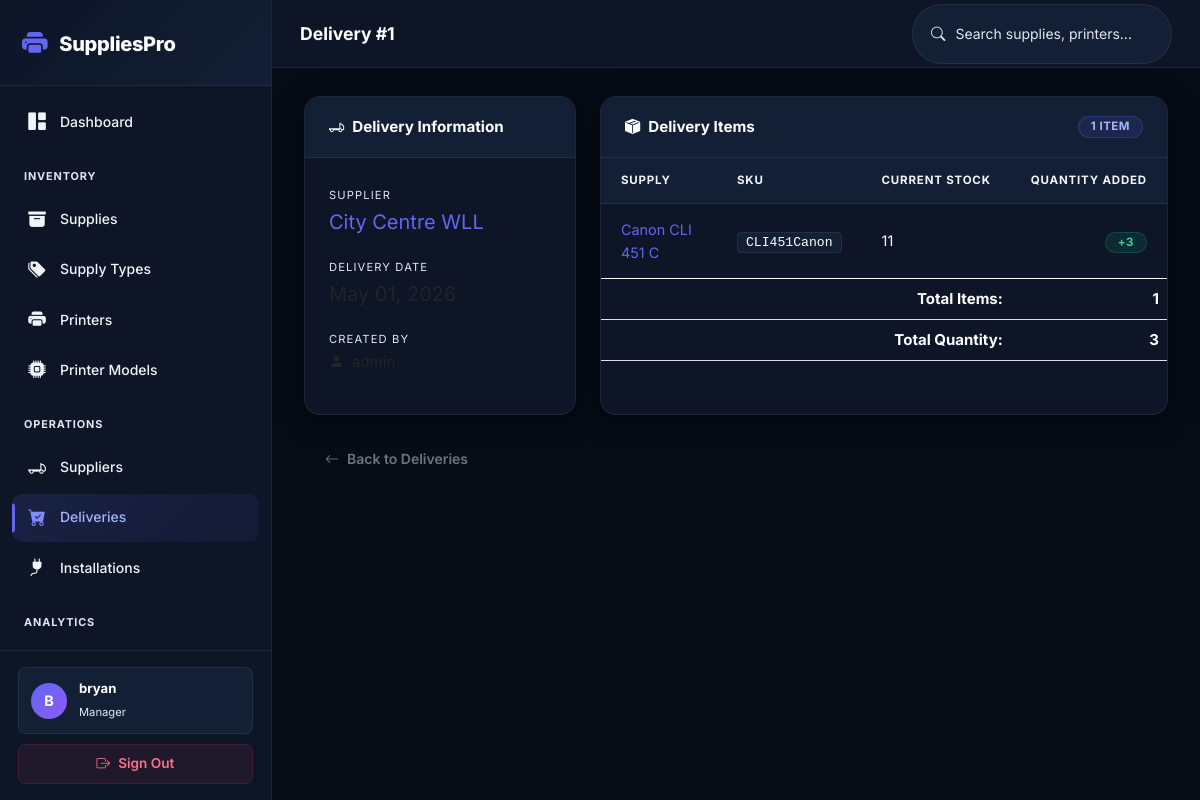
The app's page /deliveries/1/ (signed in) with its own data.
### inventory/models.py (models this page shows, shortened)
class User(AbstractUser):
    ROLE_CHOICES = [
        ('admin', 'Administrator'),
        ('manager', 'Manager'),
    ]
    role = models.CharField(max_length=20, choices=ROLE_CHOICES, default='manager')
    phone = models.CharField(max_length=20, blank=True)
    class Meta:
        verbose_name = 'User'
        verbose_name_plural = 'Users'

class Delivery(models.Model):
    supplier = models.ForeignKey(Supplier, on_delete=models.PROTECT)
    delivery_date = models.DateField()
    delivery_note = models.FileField(upload_to='delivery_notes/', blank=True, null=True)
    notes = models.TextField(blank=True)
    created_by = models.ForeignKey(User, on_delete=models.SET_NULL, null=True)
    created_at = models.DateTimeField(auto_now_add=True)
    updated_at = models.DateTimeField(auto_now=True)
    class Meta:
        ordering = ['-delivery_date']

class Supplier(models.Model):
    name = models.CharField(max_length=200)
    contact_name = models.CharField(max_length=200)
    email = models.EmailField()
    phone = models.CharField(max_length=20)
    address = models.TextField()
    is_active = models.BooleanField(default=True)
    created_at = models.DateTimeField(auto_now_add=True)
    updated_at = models.DateTimeField(auto_now=True)
    class Meta:
        ordering = ['name']
        constraints = [
            models.UniqueConstraint(fields=['name'], name='unique_supplier')
        ]

class DeliveryItem(models.Model):
    delivery = models.ForeignKey(Delivery, on_delete=models.CASCADE, related_name='items')
    supply = models.ForeignKey(Supply, on_delete=models.PROTECT)
    quantity = models.IntegerField(default=1, validators=[MinValueValidator(1)])
    class Meta:
        unique_together = ['delivery', 'supply']

class Supply(models.Model):
    STATUS_CHOICES = [
        ('out_of_stock', 'Out of Stock'),
        ('low_stock', 'Low Stock'),
        ('normal', 'Normal'),
        ('overstock', 'Overstock'),
    ]
    name = models.CharField(max_length=200)
    name_slug = models.CharField(max_length=200, null=True, blank=True)
    sku = models.CharField(max_length=100, unique=True)
    supply_type = models.ForeignKey(SupplyType, on_delete=models.SET_NULL, null=True, blank=True, related_name='supplies')
    description = models.TextField(blank=True)
    printer_models = models.ManyToManyField(PrinterModel, related_name='supplies')
    suppliers = models.ManyToManyField(Supplier, blank=True, related_name='supplies')
    current_stock = models.IntegerField(default=0, validators=[MinValueValidator(0)])
    low_stock_threshold = models.IntegerField(default=10, validators=[MinValueValidator(0)])
    max_stock_threshold = models.IntegerField(null=True, blank=True, validators=[MinValueValidator(1)])
    unit_price = models.DecimalField(max_digits=10, decimal_places=2, null=True, blank=True, validators=[MinValueValidator(Decimal('0.01'))])
    image = models.ImageField(upload_to='supplies/', blank=True, null=True)
    is_active = models.BooleanField(default=True)
    created_at = models.DateTimeField(auto_now_add=True)
    updated_at = models.DateTimeField(auto_now=True)
    class Meta:
        ordering = ['name']

### inventory/views.py (the view)
# urls.py: path('deliveries/<int:pk>/', views.DeliveryDetailView.as_view(), name='delivery_detail'),
class DeliveryDetailView(LoginRequiredMixin, DetailView):
    model = Delivery
    template_name = 'inventory/delivery_detail.html'
    context_object_name = 'delivery'
    def get_context_data(self, **kwargs):
        context = super().get_context_data(**kwargs)
        delivery = self.object
        context['total_quantity'] = sum(item.quantity for item in delivery.items.all())
        return context

### rbac/services.py (called while the page is built)
def get_user_permissions(user):
    if not user.is_authenticated:
        return set()
    cache_key = f'user_permissions_{user.pk}'
    permissions = cache.get(cache_key)
    if permissions is None:
        permissions = set()
        user_roles = Role.objects.filter(user_roles__user=user)
        for role in user_roles:
            for perm in role.permissions.all():
                permissions.add(perm.code)
        cache.set(cache_key, permissions, timeout=3600)
    return permissions

def get_user_roles(user):
    if not user.is_authenticated:
        return Role.objects.none()
    return Role.objects.filter(user_roles__user=user)

### templates/inventory/delivery_detail.html (shortened to what this page needs)
{% extends "base.html" %}
{% block page_title %}Delivery #{{ delivery.id }}{% endblock %}
{% block content %}
<div class="row g-4">
    <div class="col-lg-4">
        <div class="card h-100">
            <div class="card-header d-flex align-items-center gap-2">
                <i class="bi bi-truck-flatbed"></i>
                <span>Delivery Information</span>
            </div>
            <div class="card-body">
                <div class="mb-3">
                    <label class="text-uppercase text-muted small" style="font-size: 0.7rem; letter-spacing: 0.1em;">Supplier</label>
                    <p class="mb-0 fs-5">
                        <a href="{% url 'supplier_detail' delivery.supplier.pk %}" class="text-decoration-none">
                            {{ delivery.supplier.name }}
                        </a>
                    </p>
                </div>
                <div class="mb-3">
                    <label class="text-uppercase text-muted small" style="font-size: 0.7rem; letter-spacing: 0.1em;">Delivery Date</label>
                    <p class="mb-0 fs-5">{{ delivery.delivery_date|date:"F d, Y" }}</p>
                </div>
                <div class="mb-3">
                    <label class="text-uppercase text-muted small" style="font-size: 0.7rem; letter-spacing: 0.1em;">Created By</label>
                    <p class="mb-0">
                        <i class="bi bi-person-fill me-2"></i>{{ delivery.created_by.username }}
                    </p>
                </div>
            </div>
        </div>
    </div>
    <div class="col-lg-8">
        <div class="card h-100">
            <div class="card-header d-flex align-items-center justify-content-between">
                <div class="d-flex align-items-center gap-2">
                    <i class="bi bi-box-seam-fill"></i>
                    <span>Delivery Items</span>
                </div>
                <span class="badge badge-primary">{{ delivery.items.count }} item{{ delivery.items.count|pluralize }}</span>
            </div>
            <div class="card-body p-0">
                <div class="table-responsive">
                    <table class="table table-hover mb-0">
                        <thead>
                            <tr>
                                <th>Supply</th>
                                <th>SKU</th>
                                <th>Current Stock</th>
                                <th class="text-end">Quantity Added</th>
                            </tr>
                        </thead>
                        <tbody>
                            {% for item in delivery.items.all %}
                            <tr>
                                <td>
                                    <a href="{% url 'supply_detail' item.supply.pk %}" class="text-decoration-none fw-500">
                                        {{ item.supply.name }}
                                    </a>
                                </td>
                                <td><code class="text-white">{{ item.supply.sku }}</code></td>
                                <td>{{ item.supply.current_stock }}</td>
                                <td class="text-end">
                                    <span class="badge badge-success">+{{ item.quantity }}</span>
                                </td>
                            </tr>
                            {% endfor %}
                        </tbody>
                        <tfoot>
                            <tr class="table-light">
                                <td colspan="3" class="text-end fw-bold">Total Items:</td>
                                <td class="text-end fw-bold">{{ delivery.items.count }}</td>
                            </tr>
                            <tr class="table-light">
                                <td colspan="3" class="text-end fw-bold">Total Quantity:</td>
                                <td class="text-end fw-bold">{{ total_quantity }}</td>
                            </tr>
                        </tfoot>
                    </table>
                </div>
            </div>
        </div>
    </div>
</div>
<div class="mt-4">
    <a href="{% url 'delivery_list' %}" class="btn btn-outline-secondary">
        <i class="bi bi-arrow-left"></i> Back to Deliveries
    </a>
</div>
{% endblock %}

### templates/base.html (shortened to what this page needs)
{% load rbac %}
<!DOCTYPE html>
<html lang="en">
<head>
    <link href="https://cdn.jsdelivr.net/npm/bootstrap@5.3.0/dist/css/bootstrap.min.css" rel="stylesheet">
    <link rel="stylesheet" href="https://cdn.jsdelivr.net/npm/bootstrap-icons@1.11.0/font/bootstrap-icons.css">
    <link href="https://cdn.jsdelivr.net/npm/select2@4.1.0-rc.0/dist/css/select2.min.css" rel="stylesheet"/>
    <link href="https://cdn.jsdelivr.net/npm/select2-bootstrap-5-theme@1.3.0/dist/select2-bootstrap-5-theme.min.css" rel="stylesheet"/>
    <link rel="stylesheet" href="/static/css/style.css">
</head>
<body>
{% if user.is_authenticated %}
<aside class="sidebar" id="sidebar">
    <div class="brand">
        <i class="bi bi-printer-fill"></i>
        <span>SuppliesPro</span>
    </div>
    <nav>
        <a href="{% url 'dashboard' %}" class="{% if request.resolver_match.url_name == 'dashboard' %}active{% endif %}">
            <i class="bi bi-grid-1x2-fill"></i> Dashboard
        </a>
        <div class="section-title">Inventory</div>
        <a href="{% url 'supply_list' %}" class="{% if 'supply' in request.resolver_match.url_name and 'model' not in request.resolver_match.url_name and 'type' not in request.resolver_match.url_name %}active{% endif %}">
            <i class="bi bi-archive-fill"></i> Supplies
        </a>
        <a href="{% url 'supply_type_list' %}" class="{% if 'supply_type' in request.resolver_match.url_name %}active{% endif %}">
            <i class="bi bi-tags-fill"></i> Supply Types
        </a>
        <a href="{% url 'printer_list' %}" class="{% if 'printer' in request.resolver_match.url_name and 'model' not in request.resolver_match.url_name %}active{% endif %}">
            <i class="bi bi-printer-fill"></i> Printers
        </a>
        <a href="{% url 'printer_model_list' %}" class="{% if 'printer_model' in request.resolver_match.url_name %}active{% endif %}">
            <i class="bi bi-cpu-fill"></i> Printer Models
        </a>
        <div class="section-title">Operations</div>
        <a href="{% url 'supplier_list' %}" class="{% if 'supplier' in request.resolver_match.url_name %}active{% endif %}">
            <i class="bi bi-truck-flatbed"></i> Suppliers
        </a>
        <a href="{% url 'delivery_list' %}" class="{% if 'delivery' in request.resolver_match.url_name %}active{% endif %}">
            <i class="bi bi-cart-check-fill"></i> Deliveries
        </a>
        <a href="{% url 'installation_list' %}" class="{% if 'installation' in request.resolver_match.url_name %}active{% endif %}">
            <i class="bi bi-plug-fill"></i> Installations
        </a>
        <div class="section-title">Analytics</div>
        <a href="{% url 'inventory_report' %}" class="{% if 'inventory_report' in request.resolver_match.url_name %}active{% endif %}">
        </a>
    </nav>
    <div class="user-info">
        <div class="user-pill">
            <div class="avatar">{{ user.username|first|upper }}</div>
            <div class="name-role">
                <span class="d-block fw-bold text-white small">{{ user.username }}</span>
                <span class="role">{{ user.get_role_display }}</span>
            </div>
        </div>
        <a href="{% url 'logout' %}" class="logout-link">
            <i class="bi bi-box-arrow-right"></i> Sign Out
        </a>
    </div>
</aside>
<div class="main-content">
    <header class="top-bar">
        <div class="d-flex align-items-center gap-3">
            <h1>{% block page_title %}Dashboard{% endblock %}</h1>
        </div>
        <div class="search-box">
            <form method="get" action="{% url 'global_search' %}" class="d-flex align-items-center gap-2">
                <i class="bi bi-search"></i>
                <input type="text" name="q" placeholder="Search supplies, printers..." id="globalSearch">
            </form>
        </div>
    </header>
    <main>
        {% block content %}{% endblock %}
    </main>
</div>
{% else %}
<div class="login-container">
    {% block login_content %}{% endblock %}
</div>
{% endif %}
</body>
</html>

### records on screen
User: username|first "B", username "bryan", role "Manager"
Delivery: id "1", supplier.name "City Centre WLL", items.count "1"
DeliveryItem: supply.name "Canon CLI 451 C", supply.sku "CLI451Canon", supply.current_stock "11", quantity "3"

### other values on screen
{{ total_quantity }} "3"
